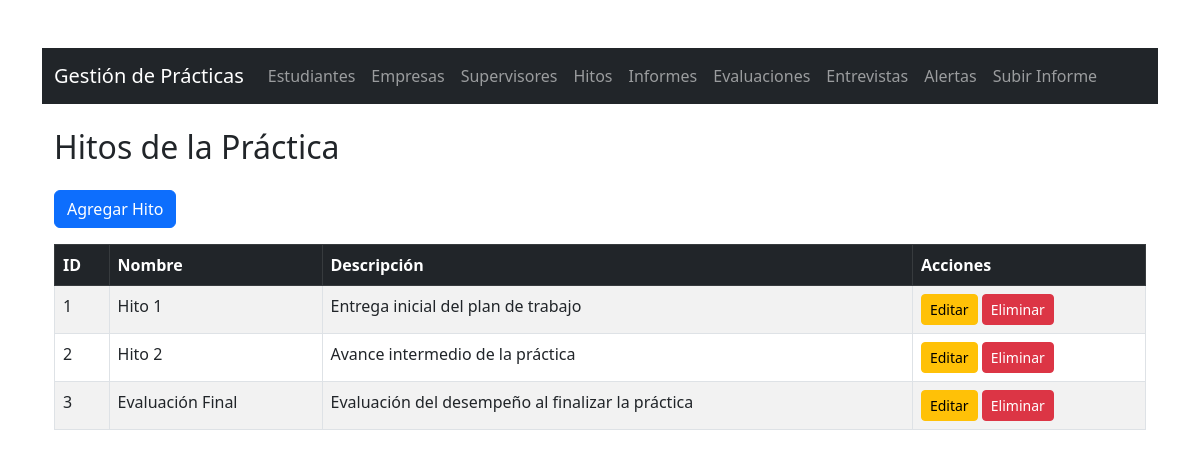
Page /hitos/listar.php on the committed database.
### tables this page shows
CREATE TABLE `hitos` (
  `id` int(11) NOT NULL,
  `nombre` varchar(50) NOT NULL,
  `descripcion` text DEFAULT NULL
);

### hitos/listar.php (the view, shortened to what this page needs)
<?php
include('../includes/header.php');
include('../includes/db.php');
?>
<!DOCTYPE html>
<html>
<head>
    <link rel="stylesheet" href="https://cdn.jsdelivr.net/npm/bootstrap@5.3.0/dist/css/bootstrap.min.css">
</head>
<body class="container mt-5">
<h2 class="mb-4">Hitos de la Práctica</h2>
<a href="crear.php" class="btn btn-primary mb-3">Agregar Hito</a>
<table class="table table-bordered table-striped table-hover">
    <thead class="table-dark">
        <tr>
            <th>ID</th>
            <th>Nombre</th>
            <th>Descripción</th>
            <th>Acciones</th>
        </tr>
    </thead>
    <tbody>
        <?php
        $stmt = $pdo->query("SELECT * FROM hitos ORDER BY id");
        while ($row = $stmt->fetch()):
        ?>
        <tr>
            <td><?= $row['id'] ?></td>
            <td><?= $row['nombre'] ?></td>
            <td><?= $row['descripcion'] ?></td>
            <td>
                <a href="editar.php?id=<?= $row['id'] ?>" class="btn btn-sm btn-warning">Editar</a>
                <a href="eliminar.php?id=<?= $row['id'] ?>" class="btn btn-sm btn-danger"
                   onclick="return confirm('¿Eliminar este hito?')">Eliminar</a>
            </td>
        </tr>
        <?php endwhile; ?>
    </tbody>
</table>
<?php include('../includes/footer.php'); ?>
</body>
</html>

### rows in the picture
hitos: id "1", nombre "Hito 1", descripcion "Entrega inicial del plan de trabajo"
hitos: id "2", nombre "Hito 2", descripcion "Avance intermedio de la práctica"
hitos: id "3", nombre "Evaluación Final", descripcion "Evaluación del desempeño al finalizar la práctica"
